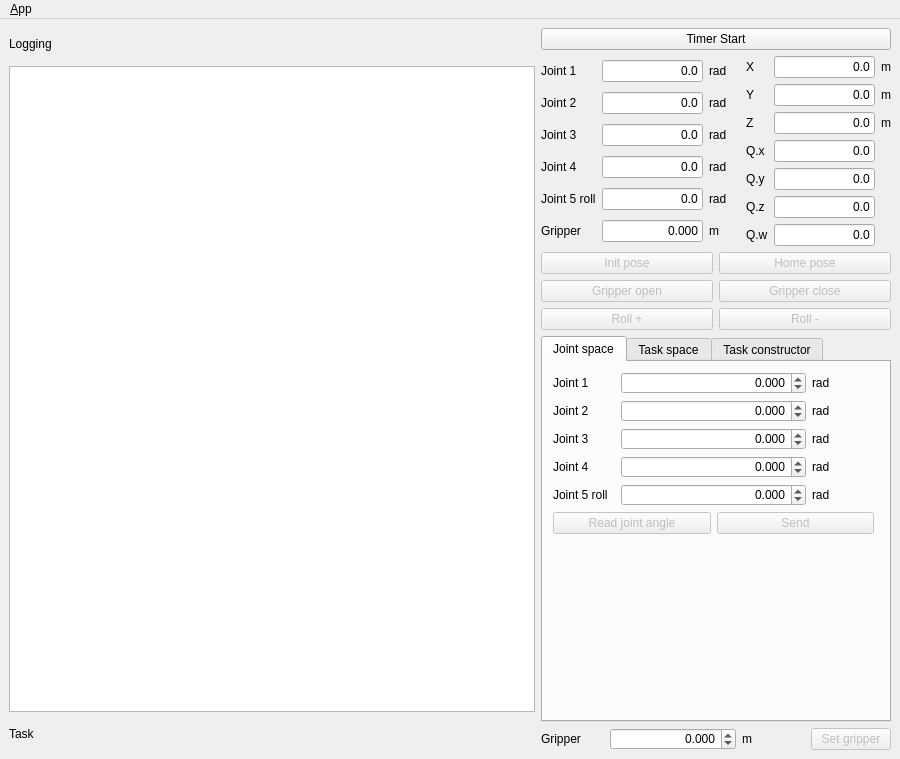
<?xml version="1.0" encoding="UTF-8"?>
<ui version="4.0">
 <class>MainWindowDesign</class>
 <widget class="QMainWindow" name="MainWindowDesign">
  <property name="enabled">
   <bool>true</bool>
  </property>
  <property name="geometry">
   <rect>
    <x>0</x>
    <y>0</y>
    <width>900</width>
    <height>759</height>
   </rect>
  </property>
  <property name="sizePolicy">
   <sizepolicy hsizetype="Preferred" vsizetype="Preferred">
    <horstretch>0</horstretch>
    <verstretch>0</verstretch>
   </sizepolicy>
  </property>
  <property name="minimumSize">
   <size>
    <width>793</width>
    <height>550</height>
   </size>
  </property>
  <property name="maximumSize">
   <size>
    <width>900</width>
    <height>800</height>
   </size>
  </property>
  <property name="windowTitle">
   <string>OpenManipulator control GUI</string>
  </property>
  <property name="windowIcon">
   <iconset>
    <normaloff>:/images/icon.png</normaloff>:/images/icon.png</iconset>
  </property>
  <property name="locale">
   <locale language="English" country="Australia"/>
  </property>
  <widget class="QWidget" name="centralwidget">
   <layout class="QGridLayout" name="gridLayout">
    <item row="0" column="0">
     <layout class="QHBoxLayout" name="horizontalLayout_24" stretch="3,2">
      <item>
       <layout class="QVBoxLayout" name="verticalLayout_11" stretch="1,20,1,25">
        <item>
         <widget class="QLabel" name="label_18">
          <property name="text">
           <string>Logging</string>
          </property>
         </widget>
        </item>
        <item>
         <widget class="QPlainTextEdit" name="plainTextEdit_log">
          <property name="readOnly">
           <bool>true</bool>
          </property>
         </widget>
        </item>
        <item>
         <widget class="QLabel" name="label_75">
          <property name="text">
           <string>Task</string>
          </property>
         </widget>
        </item>
        <item>
         <layout class="QVBoxLayout" name="verticalLayout_19"/>
        </item>
       </layout>
      </item>
      <item>
       <layout class="QVBoxLayout" name="verticalLayout_9" stretch="0,0,0,0,0,0">
        <item>
         <widget class="QPushButton" name="btn_timer_start">
          <property name="text">
           <string>Timer Start</string>
          </property>
         </widget>
        </item>
        <item>
         <layout class="QHBoxLayout" name="horizontalLayout_22"/>
        </item>
        <item>
         <layout class="QHBoxLayout" name="horizontalLayout">
          <item>
           <layout class="QGridLayout" name="gridLayout_3">
            <item row="1" column="0">
             <widget class="QLabel" name="label_5">
              <property name="text">
               <string>Joint 2</string>
              </property>
             </widget>
            </item>
            <item row="5" column="0">
             <widget class="QLabel" name="label_38">
              <property name="text">
               <string>Gripper</string>
              </property>
             </widget>
            </item>
            <item row="1" column="1">
             <widget class="QLineEdit" name="txt_j2">
              <property name="enabled">
               <bool>true</bool>
              </property>
              <property name="layoutDirection">
               <enum>Qt::LeftToRight</enum>
              </property>
              <property name="text">
               <string>0.0</string>
              </property>
              <property name="alignment">
               <set>Qt::AlignRight|Qt::AlignTrailing|Qt::AlignVCenter</set>
              </property>
              <property name="readOnly">
               <bool>true</bool>
              </property>
             </widget>
            </item>
            <item row="1" column="2">
             <widget class="QLabel" name="label_12">
              <property name="text">
               <string>rad</string>
              </property>
             </widget>
            </item>
            <item row="3" column="0">
             <widget class="QLabel" name="label_7">
              <property name="text">
               <string>Joint 4</string>
              </property>
             </widget>
            </item>
            <item row="2" column="2">
             <widget class="QLabel" name="label_13">
              <property name="text">
               <string>rad</string>
              </property>
             </widget>
            </item>
            <item row="3" column="2">
             <widget class="QLabel" name="label_14">
              <property name="text">
               <string>rad</string>
              </property>
             </widget>
            </item>
            <item row="3" column="1">
             <widget class="QLineEdit" name="txt_j4">
              <property name="enabled">
               <bool>true</bool>
              </property>
              <property name="layoutDirection">
               <enum>Qt::LeftToRight</enum>
              </property>
              <property name="text">
               <string>0.0</string>
              </property>
              <property name="alignment">
               <set>Qt::AlignRight|Qt::AlignTrailing|Qt::AlignVCenter</set>
              </property>
              <property name="readOnly">
               <bool>true</bool>
              </property>
             </widget>
            </item>
            <item row="4" column="2">
             <widget class="QLabel" name="label_j5_unit">
              <property name="text">
               <string>rad</string>
              </property>
             </widget>
            </item>
            <item row="5" column="2">
             <widget class="QLabel" name="label_39">
              <property name="text">
               <string>m</string>
              </property>
             </widget>
            </item>
            <item row="0" column="0">
             <widget class="QLabel" name="label_4">
              <property name="text">
               <string>Joint 1</string>
              </property>
             </widget>
            </item>
            <item row="0" column="1">
             <widget class="QLineEdit" name="txt_j1">
              <property name="enabled">
               <bool>true</bool>
              </property>
              <property name="layoutDirection">
               <enum>Qt::LeftToRight</enum>
              </property>
              <property name="text">
               <string>0.0</string>
              </property>
              <property name="alignment">
               <set>Qt::AlignRight|Qt::AlignTrailing|Qt::AlignVCenter</set>
              </property>
              <property name="readOnly">
               <bool>true</bool>
              </property>
             </widget>
            </item>
            <item row="2" column="1">
             <widget class="QLineEdit" name="txt_j3">
              <property name="enabled">
               <bool>true</bool>
              </property>
              <property name="layoutDirection">
               <enum>Qt::LeftToRight</enum>
              </property>
              <property name="text">
               <string>0.0</string>
              </property>
              <property name="alignment">
               <set>Qt::AlignRight|Qt::AlignTrailing|Qt::AlignVCenter</set>
              </property>
              <property name="readOnly">
               <bool>true</bool>
              </property>
             </widget>
            </item>
            <item row="4" column="1">
             <widget class="QLineEdit" name="txt_j5">
              <property name="enabled">
               <bool>true</bool>
              </property>
              <property name="layoutDirection">
               <enum>Qt::LeftToRight</enum>
              </property>
              <property name="text">
               <string>0.0</string>
              </property>
              <property name="alignment">
               <set>Qt::AlignRight|Qt::AlignTrailing|Qt::AlignVCenter</set>
              </property>
              <property name="readOnly">
               <bool>true</bool>
              </property>
             </widget>
            </item>
            <item row="5" column="1">
             <widget class="QLineEdit" name="txt_grip">
              <property name="enabled">
               <bool>true</bool>
              </property>
              <property name="layoutDirection">
               <enum>Qt::LeftToRight</enum>
              </property>
              <property name="text">
               <string>0.000</string>
              </property>
              <property name="alignment">
               <set>Qt::AlignRight|Qt::AlignTrailing|Qt::AlignVCenter</set>
              </property>
              <property name="readOnly">
               <bool>true</bool>
              </property>
             </widget>
            </item>
            <item row="2" column="0">
             <widget class="QLabel" name="label_6">
              <property name="text">
               <string>Joint 3</string>
              </property>
             </widget>
            </item>
            <item row="4" column="0">
             <widget class="QLabel" name="label_j5">
              <property name="text">
               <string>Joint 5 roll</string>
              </property>
             </widget>
            </item>
            <item row="0" column="2">
             <widget class="QLabel" name="label_11">
              <property name="text">
               <string>rad</string>
              </property>
             </widget>
            </item>
           </layout>
          </item>
          <item>
           <widget class="QLabel" name="label_2">
            <property name="text">
             <string/>
            </property>
           </widget>
          </item>
          <item>
           <layout class="QGridLayout" name="gridLayout_4">
            <item row="1" column="1">
             <widget class="QLineEdit" name="txt_y">
              <property name="enabled">
               <bool>true</bool>
              </property>
              <property name="layoutDirection">
               <enum>Qt::LeftToRight</enum>
              </property>
              <property name="text">
               <string>0.0</string>
              </property>
              <property name="alignment">
               <set>Qt::AlignRight|Qt::AlignTrailing|Qt::AlignVCenter</set>
              </property>
              <property name="readOnly">
               <bool>true</bool>
              </property>
             </widget>
            </item>
            <item row="3" column="1">
             <widget class="QLineEdit" name="txt_q_x">
              <property name="enabled">
               <bool>true</bool>
              </property>
              <property name="layoutDirection">
               <enum>Qt::LeftToRight</enum>
              </property>
              <property name="text">
               <string>0.0</string>
              </property>
              <property name="alignment">
               <set>Qt::AlignRight|Qt::AlignTrailing|Qt::AlignVCenter</set>
              </property>
              <property name="readOnly">
               <bool>true</bool>
              </property>
             </widget>
            </item>
            <item row="3" column="0">
             <widget class="QLabel" name="label_49">
              <property name="text">
               <string>Q.x</string>
              </property>
             </widget>
            </item>
            <item row="0" column="0">
             <widget class="QLabel" name="label_10">
              <property name="text">
               <string>X</string>
              </property>
             </widget>
            </item>
            <item row="2" column="0">
             <widget class="QLabel" name="label_8">
              <property name="text">
               <string>Z</string>
              </property>
             </widget>
            </item>
            <item row="0" column="1">
             <widget class="QLineEdit" name="txt_x">
              <property name="enabled">
               <bool>true</bool>
              </property>
              <property name="layoutDirection">
               <enum>Qt::LeftToRight</enum>
              </property>
              <property name="text">
               <string>0.0</string>
              </property>
              <property name="alignment">
               <set>Qt::AlignRight|Qt::AlignTrailing|Qt::AlignVCenter</set>
              </property>
              <property name="readOnly">
               <bool>true</bool>
              </property>
             </widget>
            </item>
            <item row="0" column="2">
             <widget class="QLabel" name="label_16">
              <property name="text">
               <string>m</string>
              </property>
             </widget>
            </item>
            <item row="4" column="0">
             <widget class="QLabel" name="label_50">
              <property name="text">
               <string>Q.y</string>
              </property>
             </widget>
            </item>
            <item row="1" column="0">
             <widget class="QLabel" name="label_9">
              <property name="text">
               <string>Y</string>
              </property>
             </widget>
            </item>
            <item row="5" column="1">
             <widget class="QLineEdit" name="txt_q_z">
              <property name="enabled">
               <bool>true</bool>
              </property>
              <property name="layoutDirection">
               <enum>Qt::LeftToRight</enum>
              </property>
              <property name="text">
               <string>0.0</string>
              </property>
              <property name="alignment">
               <set>Qt::AlignRight|Qt::AlignTrailing|Qt::AlignVCenter</set>
              </property>
              <property name="readOnly">
               <bool>true</bool>
              </property>
             </widget>
            </item>
            <item row="5" column="0">
             <widget class="QLabel" name="label_51">
              <property name="text">
               <string>Q.z</string>
              </property>
             </widget>
            </item>
            <item row="2" column="1">
             <widget class="QLineEdit" name="txt_z">
              <property name="enabled">
               <bool>true</bool>
              </property>
              <property name="layoutDirection">
               <enum>Qt::LeftToRight</enum>
              </property>
              <property name="text">
               <string>0.0</string>
              </property>
              <property name="alignment">
               <set>Qt::AlignRight|Qt::AlignTrailing|Qt::AlignVCenter</set>
              </property>
              <property name="readOnly">
               <bool>true</bool>
              </property>
             </widget>
            </item>
            <item row="4" column="1">
             <widget class="QLineEdit" name="txt_q_y">
              <property name="enabled">
               <bool>true</bool>
              </property>
              <property name="layoutDirection">
               <enum>Qt::LeftToRight</enum>
              </property>
              <property name="text">
               <string>0.0</string>
              </property>
              <property name="alignment">
               <set>Qt::AlignRight|Qt::AlignTrailing|Qt::AlignVCenter</set>
              </property>
              <property name="readOnly">
               <bool>true</bool>
              </property>
             </widget>
            </item>
            <item row="6" column="0">
             <widget class="QLabel" name="label_52">
              <property name="text">
               <string>Q.w</string>
              </property>
             </widget>
            </item>
            <item row="6" column="1">
             <widget class="QLineEdit" name="txt_q_w">
              <property name="enabled">
               <bool>true</bool>
              </property>
              <property name="layoutDirection">
               <enum>Qt::LeftToRight</enum>
              </property>
              <property name="text">
               <string>0.0</string>
              </property>
              <property name="alignment">
               <set>Qt::AlignRight|Qt::AlignTrailing|Qt::AlignVCenter</set>
              </property>
              <property name="readOnly">
               <bool>true</bool>
              </property>
             </widget>
            </item>
            <item row="1" column="2">
             <widget class="QLabel" name="label_17">
              <property name="text">
               <string>m</string>
              </property>
             </widget>
            </item>
            <item row="2" column="2">
             <widget class="QLabel" name="label_15">
              <property name="text">
               <string>m</string>
              </property>
             </widget>
            </item>
           </layout>
          </item>
         </layout>
        </item>
        <item>
         <layout class="QVBoxLayout" name="verticalLayout_3">
          <item>
           <layout class="QHBoxLayout" name="horizontalLayout_3">
            <item>
             <widget class="QPushButton" name="btn_init_pose">
              <property name="enabled">
               <bool>false</bool>
              </property>
              <property name="text">
               <string>Init pose</string>
              </property>
             </widget>
            </item>
            <item>
             <widget class="QPushButton" name="btn_home_pose">
              <property name="enabled">
               <bool>false</bool>
              </property>
              <property name="text">
               <string>Home pose</string>
              </property>
             </widget>
            </item>
           </layout>
          </item>
          <item>
           <layout class="QHBoxLayout" name="horizontalLayout_4">
            <item>
             <widget class="QPushButton" name="btn_gripper_open">
              <property name="enabled">
               <bool>false</bool>
              </property>
              <property name="text">
               <string>Gripper open</string>
              </property>
             </widget>
            </item>
            <item>
             <widget class="QPushButton" name="btn_gripper_close">
              <property name="enabled">
               <bool>false</bool>
              </property>
              <property name="text">
               <string>Gripper close</string>
              </property>
             </widget>
            </item>
           </layout>
          </item>
          <item>
           <layout class="QHBoxLayout" name="horizontalLayout_wrist">
            <item>
             <widget class="QPushButton" name="btn_wrist_ccw">
              <property name="enabled">
               <bool>false</bool>
              </property>
              <property name="text">
               <string>Roll +</string>
              </property>
             </widget>
            </item>
            <item>
             <widget class="QPushButton" name="btn_wrist_cw">
              <property name="enabled">
               <bool>false</bool>
              </property>
              <property name="text">
               <string>Roll -</string>
              </property>
             </widget>
            </item>
           </layout>
          </item>
         </layout>
        </item>
        <item>
         <widget class="QTabWidget" name="tabWidget">
          <property name="minimumSize">
           <size>
            <width>348</width>
            <height>348</height>
           </size>
          </property>
          <property name="currentIndex">
           <number>0</number>
          </property>
          <widget class="QWidget" name="tab_js">
           <property name="enabled">
            <bool>true</bool>
           </property>
           <property name="tabletTracking">
            <bool>false</bool>
           </property>
           <attribute name="title">
            <string>Joint space</string>
           </attribute>
           <widget class="QWidget" name="verticalLayoutWidget">
            <property name="geometry">
             <rect>
              <x>10</x>
              <y>10</y>
              <width>321</width>
              <height>162</height>
             </rect>
            </property>
            <layout class="QVBoxLayout" name="verticalLayout_4">
             <item>
              <layout class="QGridLayout" name="gridLayout_2" columnstretch="1,3,1">
               <item row="2" column="1">
                <widget class="QDoubleSpinBox" name="doubleSpinBox_j3">
                 <property name="alignment">
                  <set>Qt::AlignRight|Qt::AlignTrailing|Qt::AlignVCenter</set>
                 </property>
                 <property name="decimals">
                  <number>3</number>
                 </property>
                 <property name="minimum">
                  <double>-3.140000000000000</double>
                 </property>
                 <property name="maximum">
                  <double>3.140000000000000</double>
                 </property>
                 <property name="singleStep">
                  <double>0.050000000000000</double>
                 </property>
                </widget>
               </item>
               <item row="1" column="2">
                <widget class="QLabel" name="label_23">
                 <property name="text">
                  <string>rad</string>
                 </property>
                </widget>
               </item>
               <item row="3" column="2">
                <widget class="QLabel" name="label_22">
                 <property name="text">
                  <string>rad</string>
                 </property>
                </widget>
               </item>
               <item row="0" column="1">
                <widget class="QDoubleSpinBox" name="doubleSpinBox_j1">
                 <property name="alignment">
                  <set>Qt::AlignRight|Qt::AlignTrailing|Qt::AlignVCenter</set>
                 </property>
                 <property name="decimals">
                  <number>3</number>
                 </property>
                 <property name="minimum">
                  <double>-3.140000000000000</double>
                 </property>
                 <property name="maximum">
                  <double>3.140000000000000</double>
                 </property>
                 <property name="singleStep">
                  <double>0.050000000000000</double>
                 </property>
                </widget>
               </item>
               <item row="3" column="1">
                <widget class="QDoubleSpinBox" name="doubleSpinBox_j4">
                 <property name="alignment">
                  <set>Qt::AlignRight|Qt::AlignTrailing|Qt::AlignVCenter</set>
                 </property>
                 <property name="decimals">
                  <number>3</number>
                 </property>
                 <property name="minimum">
                  <double>-3.140000000000000</double>
                 </property>
                 <property name="maximum">
                  <double>3.140000000000000</double>
                 </property>
                 <property name="singleStep">
                  <double>0.050000000000000</double>
                 </property>
                </widget>
               </item>
               <item row="2" column="0">
                <widget class="QLabel" name="label_19">
                 <property name="text">
                  <string>Joint 3</string>
                 </property>
                </widget>
               </item>
               <item row="2" column="2">
                <widget class="QLabel" name="label_21">
                 <property name="text">
                  <string>rad</string>
                 </property>
                </widget>
               </item>
               <item row="0" column="2">
                <widget class="QLabel" name="label_61">
                 <property name="text">
                  <string>rad</string>
                 </property>
                </widget>
               </item>
               <item row="1" column="0">
                <widget class="QLabel" name="label_24">
                 <property name="text">
                  <string>Joint 2</string>
                 </property>
                </widget>
               </item>
               <item row="1" column="1">
                <widget class="QDoubleSpinBox" name="doubleSpinBox_j2">
                 <property name="alignment">
                  <set>Qt::AlignRight|Qt::AlignTrailing|Qt::AlignVCenter</set>
                 </property>
                 <property name="decimals">
                  <number>3</number>
                 </property>
                 <property name="minimum">
                  <double>-3.140000000000000</double>
                 </property>
                 <property name="maximum">
                  <double>3.140000000000000</double>
                 </property>
                 <property name="singleStep">
                  <double>0.050000000000000</double>
                 </property>
                </widget>
               </item>
               <item row="3" column="0">
                <widget class="QLabel" name="label_20">
                 <property name="text">
                  <string>Joint 4</string>
                 </property>
                </widget>
               </item>
               <item row="4" column="0">
                <widget class="QLabel" name="label_j5_spin">
                 <property name="text">
                  <string>Joint 5 roll</string>
                 </property>
                </widget>
               </item>
               <item row="4" column="1">
                <widget class="QDoubleSpinBox" name="doubleSpinBox_j5">
                 <property name="alignment">
                  <set>Qt::AlignRight|Qt::AlignTrailing|Qt::AlignVCenter</set>
                 </property>
                 <property name="decimals">
                  <number>3</number>
                 </property>
                 <property name="minimum">
                  <double>-2.618000000000000</double>
                 </property>
                 <property name="maximum">
                  <double>2.618000000000000</double>
                 </property>
                 <property name="singleStep">
                  <double>0.050000000000000</double>
                 </property>
                </widget>
               </item>
               <item row="4" column="2">
                <widget class="QLabel" name="label_j5_unit_spin">
                 <property name="text">
                  <string>rad</string>
                 </property>
                </widget>
               </item>
               <item row="0" column="0">
                <widget class="QLabel" name="label_26">
                 <property name="text">
                  <string>Joint 1</string>
                 </property>
                </widget>
               </item>
              </layout>
             </item>
             <item>
              <layout class="QHBoxLayout" name="horizontalLayout_13">
               <item>
                <widget class="QPushButton" name="btn_read_joint_angle">
                 <property name="enabled">
                  <bool>false</bool>
                 </property>
                 <property name="text">
                  <string>Read joint angle</string>
                 </property>
                </widget>
               </item>
               <item>
                <widget class="QPushButton" name="btn_send_joint_angle">
                 <property name="enabled">
                  <bool>false</bool>
                 </property>
                 <property name="text">
                  <string>Send</string>
                 </property>
                </widget>
               </item>
              </layout>
             </item>
            </layout>
           </widget>
          </widget>
          <widget class="QWidget" name="tab_cs">
           <attribute name="title">
            <string>Task space</string>
           </attribute>
           <widget class="QWidget" name="horizontalLayoutWidget_30">
            <property name="geometry">
             <rect>
              <x>10</x>
              <y>10</y>
              <width>321</width>
              <height>222</height>
             </rect>
            </property>
            <layout class="QHBoxLayout" name="horizontalLayout_32" stretch="0,0,2">
             <item>
              <layout class="QGridLayout" name="gridLayout_5">
               <item row="0" column="0">
                <widget class="QLabel" name="label_29">
                 <property name="text">
                  <string>X </string>
                 </property>
                </widget>
               </item>
               <item row="1" column="0">
                <widget class="QLabel" name="label_32">
                 <property name="text">
                  <string>Y</string>
                 </property>
                </widget>
               </item>
               <item row="1" column="2">
                <widget class="QLabel" name="label_27">
                 <property name="text">
                  <string>m</string>
                 </property>
                </widget>
               </item>
               <item row="0" column="2">
                <widget class="QLabel" name="label_31">
                 <property name="text">
                  <string>m</string>
                 </property>
                </widget>
               </item>
               <item row="3" column="0">
                <widget class="QLabel" name="label_35">
                 <property name="text">
                  <string>Q.x</string>
                 </property>
                </widget>
               </item>
               <item row="4" column="1">
                <widget class="QDoubleSpinBox" name="doubleSpinBox_q_y">
                 <property name="decimals">
                  <number>3</number>
                 </property>
                 <property name="minimum">
                  <double>-1.000000000000000</double>
                 </property>
                 <property name="maximum">
                  <double>1.000000000000000</double>
                 </property>
                 <property name="singleStep">
                  <double>0.010000000000000</double>
                 </property>
                </widget>
               </item>
               <item row="2" column="1">
                <widget class="QDoubleSpinBox" name="doubleSpinBox_z">
                 <property name="decimals">
                  <number>3</number>
                 </property>
                 <property name="minimum">
                  <double>-1.000000000000000</double>
                 </property>
                 <property name="maximum">
                  <double>1.000000000000000</double>
                 </property>
                 <property name="singleStep">
                  <double>0.010000000000000</double>
                 </property>
                </widget>
               </item>
               <item row="1" column="1">
                <widget class="QDoubleSpinBox" name="doubleSpinBox_y">
                 <property name="decimals">
                  <number>3</number>
                 </property>
                 <property name="minimum">
                  <double>-1.000000000000000</double>
                 </property>
                 <property name="maximum">
                  <double>1.000000000000000</double>
                 </property>
                 <property name="singleStep">
                  <double>0.010000000000000</double>
                 </property>
                </widget>
               </item>
               <item row="2" column="0">
                <widget class="QLabel" name="label_30">
                 <property name="text">
                  <string>Z</string>
                 </property>
                </widget>
               </item>
               <item row="0" column="1">
                <widget class="QDoubleSpinBox" name="doubleSpinBox_x">
                 <property name="decimals">
                  <number>3</number>
                 </property>
                 <property name="minimum">
                  <double>-1.000000000000000</double>
                 </property>
                 <property name="maximum">
                  <double>1.000000000000000</double>
                 </property>
                 <property name="singleStep">
                  <double>0.010000000000000</double>
                 </property>
                </widget>
               </item>
               <item row="4" column="0">
                <widget class="QLabel" name="label_53">
                 <property name="text">
                  <string>Q.y</string>
                 </property>
                </widget>
               </item>
               <item row="5" column="1">
                <widget class="QDoubleSpinBox" name="doubleSpinBox_q_z">
                 <property name="decimals">
                  <number>3</number>
                 </property>
                 <property name="minimum">
                  <double>-1.000000000000000</double>
                 </property>
                 <property name="maximum">
                  <double>1.000000000000000</double>
                 </property>
                 <property name="singleStep">
                  <double>0.010000000000000</double>
                 </property>
                </widget>
               </item>
               <item row="3" column="1">
                <widget class="QDoubleSpinBox" name="doubleSpinBox_q_x">
                 <property name="decimals">
                  <number>3</number>
                 </property>
                 <property name="minimum">
                  <double>-1.000000000000000</double>
                 </property>
                 <property name="maximum">
                  <double>1.000000000000000</double>
                 </property>
                 <property name="singleStep">
                  <double>0.010000000000000</double>
                 </property>
                </widget>
               </item>
               <item row="5" column="0">
                <widget class="QLabel" name="label_54">
                 <property name="text">
                  <string>Q.z</string>
                 </property>
                </widget>
               </item>
               <item row="6" column="0">
                <widget class="QLabel" name="label_55">
                 <property name="text">
                  <string>Q.w</string>
                 </property>
                </widget>
               </item>
               <item row="6" column="1">
                <widget class="QDoubleSpinBox" name="doubleSpinBox_q_w">
                 <property name="decimals">
                  <number>3</number>
                 </property>
                 <property name="minimum">
                  <double>-1.000000000000000</double>
                 </property>
                 <property name="maximum">
                  <double>1.000000000000000</double>
                 </property>
                 <property name="singleStep">
                  <double>0.010000000000000</double>
                 </property>
                </widget>
               </item>
               <item row="2" column="2">
                <widget class="QLabel" name="label_28">
                 <property name="text">
                  <string>m</string>
                 </property>
                </widget>
               </item>
              </layout>
             </item>
             <item>
              <widget class="QLabel" name="label_3">
               <property name="text">
                <string/>
               </property>
              </widget>
             </item>
             <item>
              <layout class="QVBoxLayout" name="verticalLayout_17" stretch="1,2">
               <item>
                <layout class="QVBoxLayout" name="verticalLayout_14" stretch="0,0,0,0,0">
                 <item>
                  <widget class="QLabel" name="label_57">
                   <property name="autoFillBackground">
                    <bool>false</bool>
                   </property>
                   <property name="text">
                    <string>position_tol</string>
                   </property>
                  </widget>
                 </item>
                 <item>
                  <widget class="QDoubleSpinBox" name="doubleSpinBox_position_tol">
                   <property name="alignment">
                    <set>Qt::AlignRight|Qt::AlignTrailing|Qt::AlignVCenter</set>
                   </property>
                   <property name="decimals">
                    <number>3</number>
                   </property>
                   <property name="minimum">
                    <double>0.000000000000000</double>
                   </property>
                   <property name="maximum">
                    <double>1.000000000000000</double>
                   </property>
                   <property name="singleStep">
                    <double>0.010000000000000</double>
                   </property>
                   <property name="value">
                    <double>0.050000000000000</double>
                   </property>
                  </widget>
                 </item>
                 <item>
                  <widget class="QLabel" name="label_56">
                   <property name="text">
                    <string>orientation_tol</string>
                   </property>
                  </widget>
                 </item>
                 <item>
                  <widget class="QDoubleSpinBox" name="doubleSpinBox_orientation_tol">
                   <property name="alignment">
                    <set>Qt::AlignRight|Qt::AlignTrailing|Qt::AlignVCenter</set>
                   </property>
                   <property name="decimals">
                    <number>3</number>
                   </property>
                   <property name="minimum">
                    <double>0.000000000000000</double>
                   </property>
                   <property name="maximum">
                    <double>1.000000000000000</double>
                   </property>
                   <property name="singleStep">
                    <double>0.010000000000000</double>
                   </property>
                   <property name="value">
                    <double>0.050000000000000</double>
                   </property>
                  </widget>
                 </item>
                 <item>
                  <widget class="QCheckBox" name="checkBox">
                   <property name="text">
                    <string>position only</string>
                   </property>
                   <property name="checked">
                    <bool>true</bool>
                   </property>
                  </widget>
                 </item>
                </layout>
               </item>
               <item>
                <layout class="QVBoxLayout" name="verticalLayout_16" stretch="1,1">
                 <item>
                  <widget class="QPushButton" name="btn_read_kinematic_pose">
                   <property name="enabled">
                    <bool>false</bool>
                   </property>
                   <property name="text">
                    <string>Read kinematic pose</string>
                   </property>
                  </widget>
                 </item>
                 <item>
                  <widget class="QPushButton" name="btn_send_kinematic_pose">
                   <property name="enabled">
                    <bool>false</bool>
                   </property>
                   <property name="text">
                    <string>Send</string>
                   </property>
                  </widget>
                 </item>
                </layout>
               </item>
              </layout>
             </item>
            </layout>
           </widget>
          </widget>
          <widget class="QWidget" name="Task_constructor">
           <attribute name="title">
            <string>Task constructor</string>
           </attribute>
           <widget class="QWidget" name="verticalLayoutWidget_19">
            <property name="geometry">
             <rect>
              <x>10</x>
              <y>10</y>
              <width>321</width>
              <height>231</height>
             </rect>
            </property>
            <layout class="QVBoxLayout" name="verticalLayout_20" stretch="3,1,3">
             <item>
              <widget class="QPushButton" name="btn_save_pose">
               <property name="text">
                <string>Save pose</string>
               </property>
              </widget>
             </item>
             <item>
              <layout class="QVBoxLayout" name="verticalLayout_18">
               <item>
                <layout class="QHBoxLayout" name="horizontalLayout_35">
                 <item>
                  <layout class="QHBoxLayout" name="horizontalLayout_33">
                   <item>
                    <widget class="QLabel" name="label">
                     <property name="text">
                      <string>Iters</string>
                     </property>
                    </widget>
                   </item>
                   <item>
                    <widget class="QSpinBox" name="txt_rap">
                     <property name="maximum">
                      <number>999</number>
                     </property>
                     <property name="value">
                      <number>1</number>
                     </property>
                    </widget>
                   </item>
                  </layout>
                 </item>
                 <item>
                  <widget class="QPushButton" name="btn_play">
                   <property name="text">
                    <string>Play</string>
                   </property>
                  </widget>
                 </item>
                </layout>
               </item>
               <item>
                <layout class="QHBoxLayout" name="horizontalLayout_36">
                 <item>
                  <widget class="QPushButton" name="btn_read_task">
                   <property name="enabled">
                    <bool>true</bool>
                   </property>
                   <property name="text">
                    <string>Read task</string>
                   </property>
                  </widget>
                 </item>
                 <item>
                  <widget class="QPushButton" name="btn_stop">
                   <property name="text">
                    <string>Stop</string>
                   </property>
                  </widget>
                 </item>
                </layout>
               </item>
              </layout>
             </item>
             <item>
              <widget class="QPushButton" name="btn_reset_task">
               <property name="text">
                <string>Reset task</string>
               </property>
              </widget>
             </item>
            </layout>
           </widget>
          </widget>
         </widget>
        </item>
        <item>
         <layout class="QHBoxLayout" name="horizontalLayout_23" stretch="1,2,1,0">
          <item>
           <widget class="QLabel" name="label_37">
            <property name="text">
             <string>Gripper</string>
            </property>
           </widget>
          </item>
          <item>
           <widget class="QDoubleSpinBox" name="doubleSpinBox_gripper">
            <property name="minimumSize">
             <size>
              <width>0</width>
              <height>4</height>
             </size>
            </property>
            <property name="alignment">
             <set>Qt::AlignRight|Qt::AlignTrailing|Qt::AlignVCenter</set>
            </property>
            <property name="decimals">
             <number>3</number>
            </property>
            <property name="minimum">
             <double>-1.135000000000000</double>
            </property>
            <property name="maximum">
             <double>1.135000000000000</double>
            </property>
            <property name="singleStep">
             <double>0.002000000000000</double>
            </property>
            <property name="value">
             <double>0.000000000000000</double>
            </property>
           </widget>
          </item>
          <item>
           <widget class="QLabel" name="label_40">
            <property name="text">
             <string>m</string>
            </property>
           </widget>
          </item>
          <item>
           <widget class="QPushButton" name="btn_set_gripper">
            <property name="enabled">
             <bool>false</bool>
            </property>
            <property name="text">
             <string>Set gripper</string>
            </property>
           </widget>
          </item>
         </layout>
        </item>
       </layout>
      </item>
     </layout>
    </item>
   </layout>
  </widget>
  <widget class="QMenuBar" name="menubar">
   <property name="geometry">
    <rect>
     <x>0</x>
     <y>0</y>
     <width>900</width>
     <height>22</height>
    </rect>
   </property>
   <widget class="QMenu" name="menu_File">
    <property name="title">
     <string>&amp;App</string>
    </property>
    <addaction name="action_Preferences"/>
    <addaction name="separator"/>
    <addaction name="actionAbout"/>
    <addaction name="actionAbout_Qt"/>
    <addaction name="separator"/>
    <addaction name="action_Quit"/>
   </widget>
   <addaction name="menu_File"/>
  </widget>
  <action name="action_Quit">
   <property name="text">
    <string>&amp;Quit</string>
   </property>
   <property name="shortcut">
    <string>Ctrl+Q</string>
   </property>
   <property name="shortcutContext">
    <enum>Qt::ApplicationShortcut</enum>
   </property>
  </action>
  <action name="action_Preferences">
   <property name="text">
    <string>&amp;Preferences</string>
   </property>
  </action>
  <action name="actionAbout">
   <property name="text">
    <string>&amp;About</string>
   </property>
  </action>
  <action name="actionAbout_Qt">
   <property name="text">
    <string>About &amp;Qt</string>
   </property>
  </action>
 </widget>
 <resources/>
 <connections>
  <connection>
   <sender>action_Quit</sender>
   <signal>triggered()</signal>
   <receiver>MainWindowDesign</receiver>
   <slot>close()</slot>
   <hints>
    <hint type="sourcelabel">
     <x>-1</x>
     <y>-1</y>
    </hint>
    <hint type="destinationlabel">
     <x>399</x>
     <y>299</y>
    </hint>
   </hints>
  </connection>
 </connections>
</ui>
